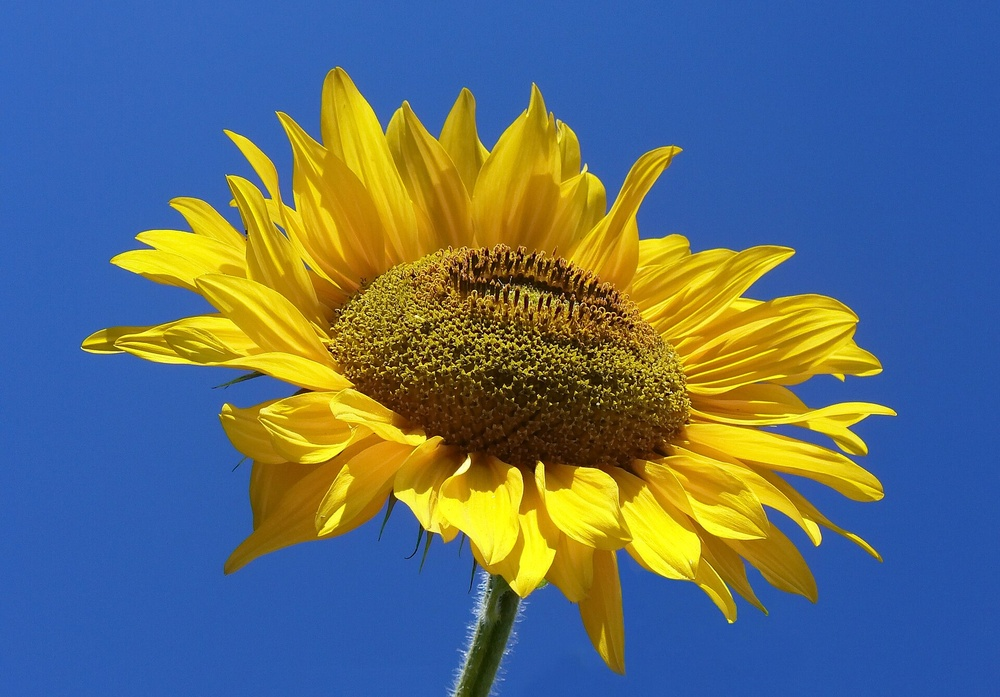
#> input picture Sunflower_from_Silesia2.jpg, 1000 x 697 px, shrunk from 1920 x 1339 before the run
$ jupyter execute Image_Processing_Lab7.ipynb   (older library calls are emulated)
#> lines starting #> are read from the running program, lines starting #| are printed output that depends on the picture; after the words box and inside, x2 and y2 are one past the last pixel; in counts of white or black regions, pixels touching at a corner belong together
# Assignment 7: Sharpening Filters

[cell 1]
import cv2
import numpy as np
import matplotlib.pyplot as plt

gray_img = cv2.imread('Sunflower_from_Silesia2.jpg', cv2.IMREAD_GRAYSCALE)
#> gray_img: shape (697, 1000); min 0, max 253, mean 105.8

## Question 1: Laplacian Filter

[cell 2]
kernel_laplacian = np.array([
    [0,  1, 0],
    [1, -4, 1],
    [0,  1, 0]
], dtype=np.float64)

laplacian_response = cv2.filter2D(gray_img.astype(np.float64), -1, kernel_laplacian)
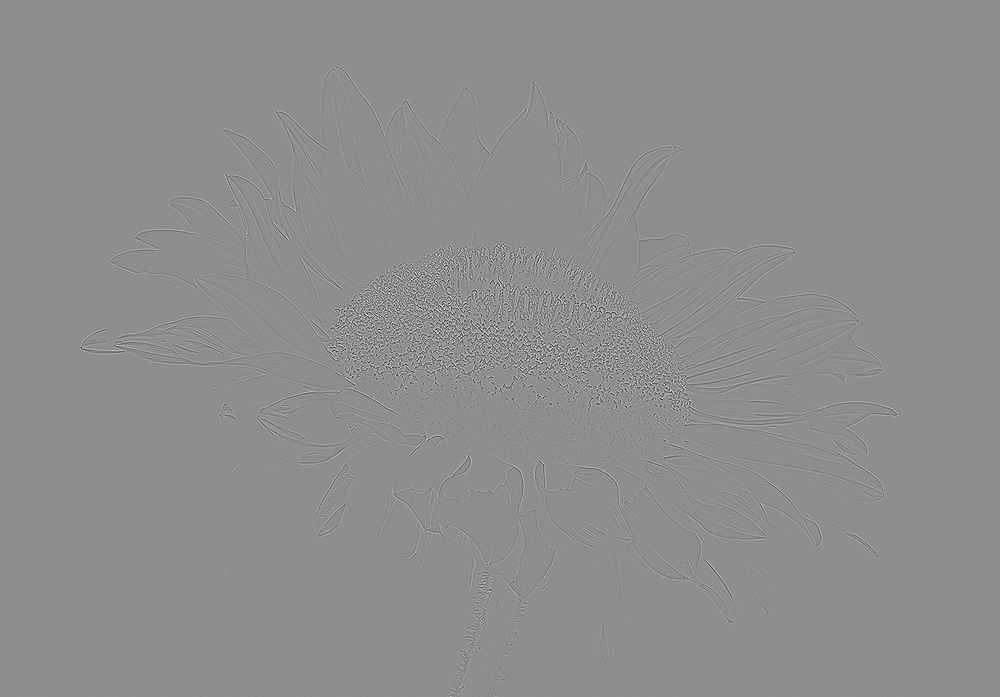
#> laplacian_response: shape (697, 1000) float64; min -623, max 496, mean 0; drawn with min black and max white
sharpened_laplacian = np.uint8(np.clip(gray_img.astype(np.float64) - laplacian_response, 0, 255))

kernel_laplacian_diag = np.array([
    [1,  1, 1],
    [1, -8, 1],
    [1,  1, 1]
], dtype=np.float64)
lap_diag_response = cv2.filter2D(gray_img.astype(np.float64), -1, kernel_laplacian_diag)
sharpened_lap_diag = np.uint8(np.clip(gray_img.astype(np.float64) - lap_diag_response, 0, 255))

plt.figure(figsize=(15, 5))

plt.subplot(1, 4, 1)
plt.title('Original Image')
plt.imshow(gray_img, cmap='gray')
plt.axis('off')

plt.subplot(1, 4, 2)
plt.title('Laplacian Edge Map')
plt.imshow(laplacian_response, cmap='gray')
plt.axis('off')

plt.subplot(1, 4, 3)
plt.title('Sharpened (Laplacian 4-conn)')
plt.imshow(sharpened_laplacian, cmap='gray')
plt.axis('off')

plt.subplot(1, 4, 4)
plt.title('Sharpened (Laplacian 8-conn)')
plt.imshow(sharpened_lap_diag, cmap='gray')
plt.axis('off')

plt.tight_layout()
plt.show()

## Question 2: Sobel and Canny Edge Detectors

[cell 3]
sobel_x = cv2.Sobel(gray_img, cv2.CV_64F, 1, 0, ksize=3)
sobel_y = cv2.Sobel(gray_img, cv2.CV_64F, 0, 1, ksize=3)
sobel_mag = np.sqrt(sobel_x**2 + sobel_y**2)
sobel_norm = np.uint8(np.clip((sobel_mag / np.max(sobel_mag)) * 255.0, 0, 255))
sobel_sharpened = np.uint8(np.clip(gray_img.astype(np.float64) + 0.5 * sobel_mag, 0, 255))
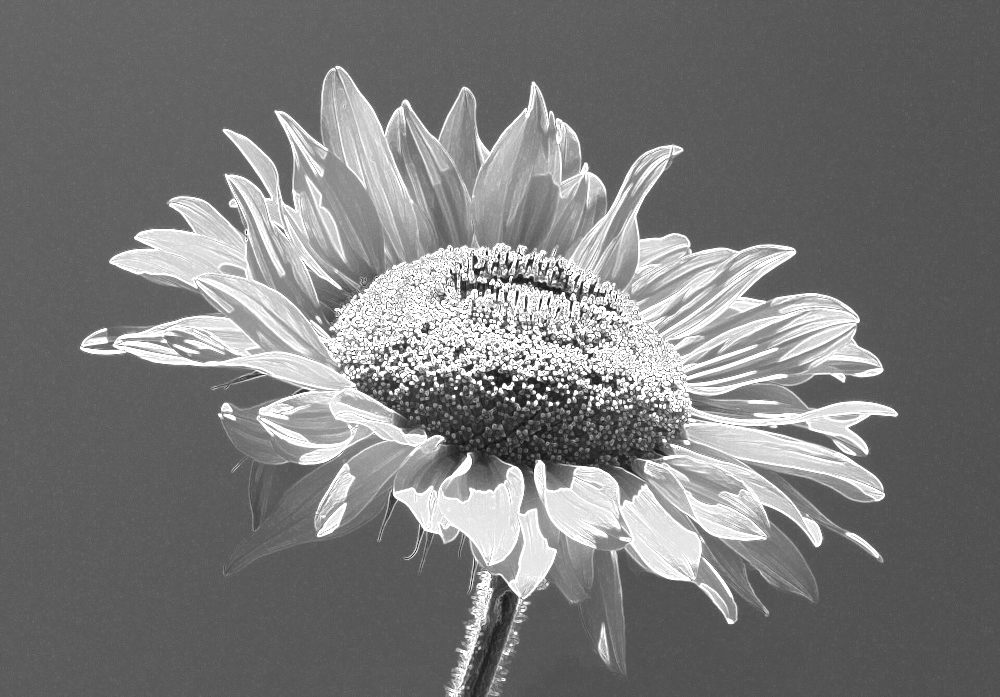
#> sobel_sharpened: shape (697, 1000); min 6, max 255, mean 122.3

canny_edges = cv2.Canny(gray_img, threshold1=80, threshold2=180)
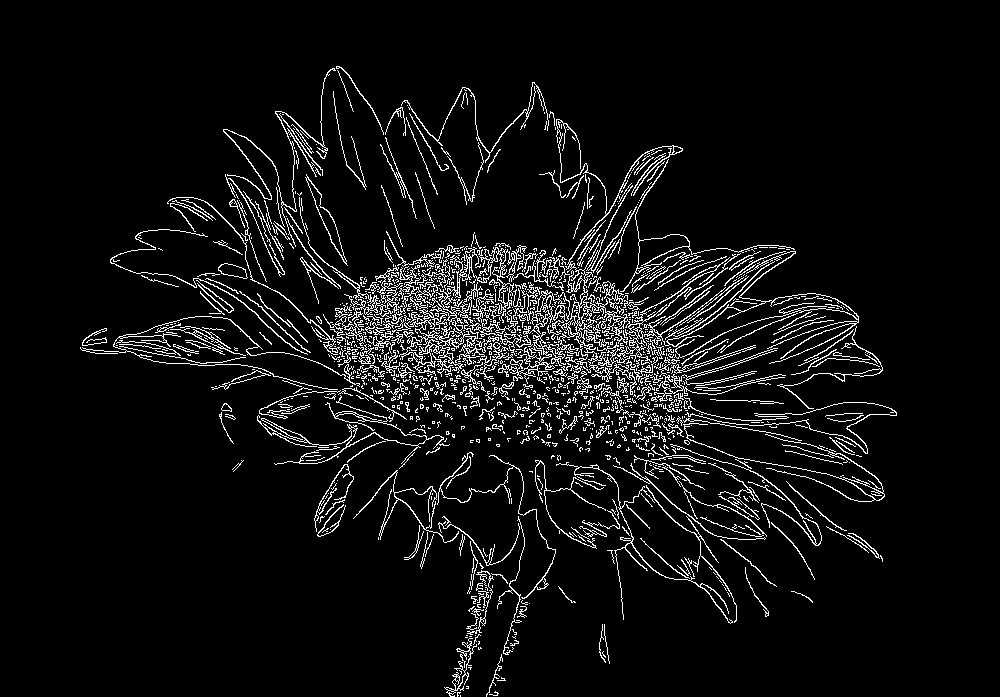
#> canny_edges: shape (697, 1000); 6.2% white in thin lines or dots, all inside (x1, y1, x2, y2) = (80, 66, 897, 697)

plt.figure(figsize=(15, 8))

plt.subplot(2, 3, 1)
plt.title('Original Image')
plt.imshow(gray_img, cmap='gray')
plt.axis('off')

plt.subplot(2, 3, 2)
plt.title('Sobel |Gx|')
plt.imshow(np.abs(sobel_x), cmap='gray')
plt.axis('off')

plt.subplot(2, 3, 3)
plt.title('Sobel |Gy|')
plt.imshow(np.abs(sobel_y), cmap='gray')
plt.axis('off')

plt.subplot(2, 3, 4)
plt.title('Sobel Magnitude')
plt.imshow(sobel_norm, cmap='gray')
plt.axis('off')

plt.subplot(2, 3, 5)
plt.title('Sobel Sharpened')
plt.imshow(sobel_sharpened, cmap='gray')
plt.axis('off')

plt.subplot(2, 3, 6)
plt.title('Canny Edge Detector')
plt.imshow(canny_edges, cmap='gray')
plt.axis('off')

plt.tight_layout()
plt.show()
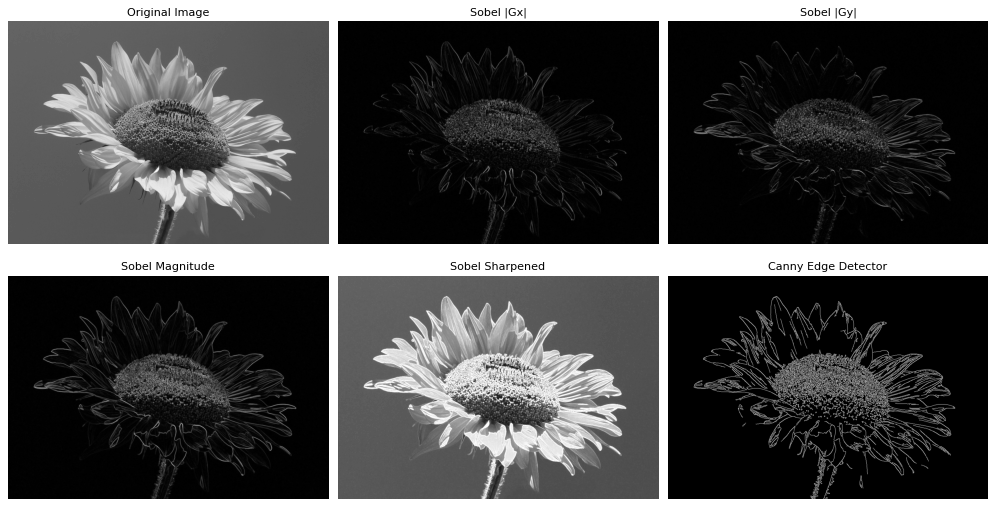
#> figure drawn by matplotlib, 6 panels

## Question 3: Unsharp Masking

[cell 4]
blurred = cv2.GaussianBlur(gray_img, (5, 5), sigmaX=3.0, sigmaY=3.0)
mask = gray_img.astype(np.float64) - blurred.astype(np.float64)
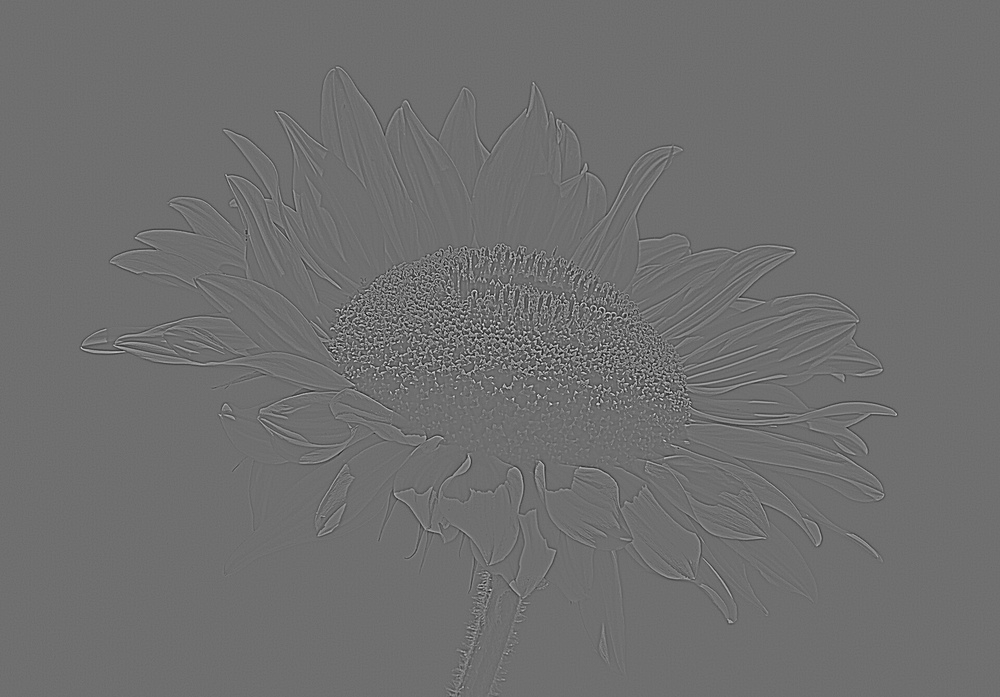
#> mask: shape (697, 1000) float64; min -132, max 170, mean 0; drawn with min black and max white

k1 = 1.0
sharpened_unsharp = np.uint8(np.clip(gray_img.astype(np.float64) + k1 * mask, 0, 255))

k2 = 2.0
sharpened_highboost = np.uint8(np.clip(gray_img.astype(np.float64) + k2 * mask, 0, 255))
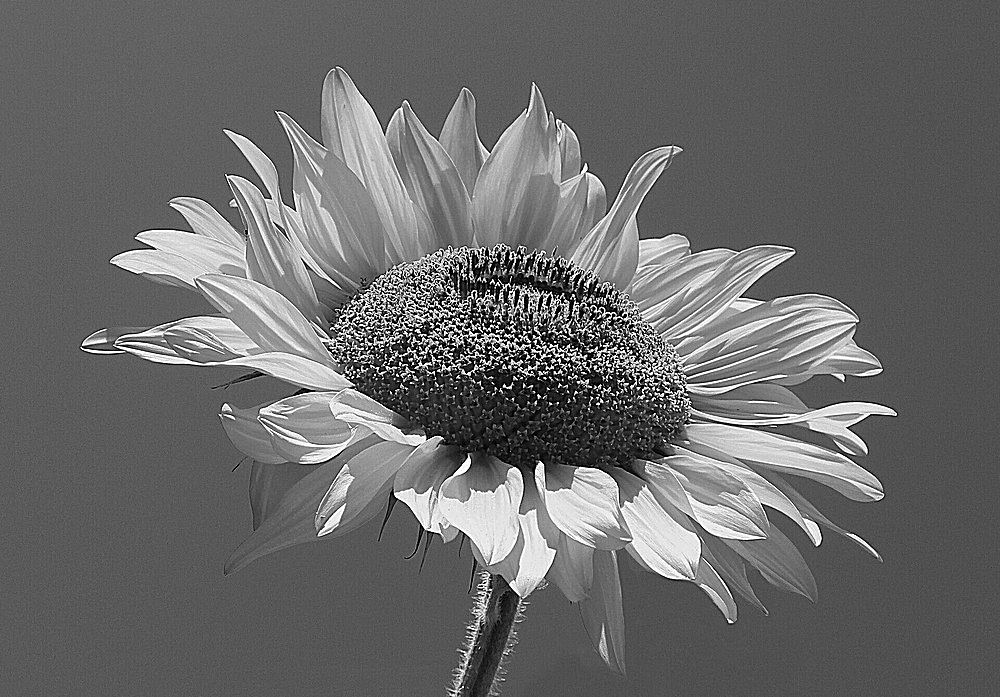
#> sharpened_highboost: shape (697, 1000); min 0, max 255, mean 105.6

plt.figure(figsize=(15, 8))

plt.subplot(2, 3, 1)
plt.title('Original Image')
plt.imshow(gray_img, cmap='gray')
plt.axis('off')

plt.subplot(2, 3, 2)
plt.title('Gaussian Blurred (5x5, \u03c3=3)')
plt.imshow(blurred, cmap='gray')
plt.axis('off')

plt.subplot(2, 3, 3)
plt.title('Unsharp Mask')
plt.imshow(mask + 128, cmap='gray', vmin=0, vmax=255)
plt.axis('off')

plt.subplot(2, 3, 4)
plt.title('Unsharp Masking (k = 1)')
plt.imshow(sharpened_unsharp, cmap='gray')
plt.axis('off')

plt.subplot(2, 3, 5)
plt.title('High-Boost Filtering (k = 2)')
plt.imshow(sharpened_highboost, cmap='gray')
plt.axis('off')

crop_y, crop_x = 200, 200
crop_h, crop_w = 120, 120
plt.subplot(2, 3, 6)
plt.title('Detail (k=2 Sharpened)')
plt.imshow(sharpened_highboost[crop_y:crop_y+crop_h, crop_x:crop_x+crop_w], cmap='gray')
plt.axis('off')

plt.tight_layout()
plt.show()
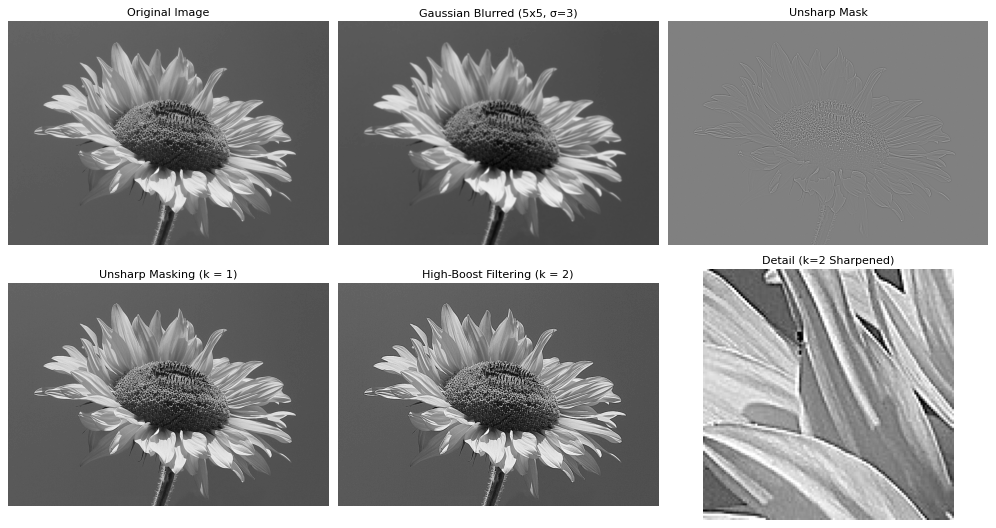
#> figure drawn by matplotlib, 6 panels
